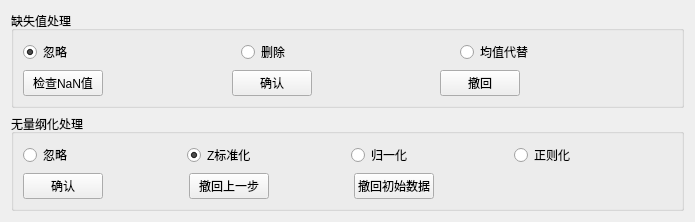
      <widget class="QWidget" name="tab_2">
       <attribute name="title">
        <string>特征预处理</string>
       </attribute>
       <layout class="QGridLayout" name="gridLayout">
        <item row="0" column="0">
         <widget class="QGroupBox" name="groupBox_2">
          <property name="title">
           <string>缺失值处理</string>
          </property>
          <layout class="QGridLayout" name="gridLayout_5">
           <item row="0" column="0" colspan="6">
            <layout class="QHBoxLayout" name="horizontalLayout_3">
             <item>
              <widget class="QRadioButton" name="radioButton_ignorenan">
               <property name="text">
                <string>忽略</string>
               </property>
               <property name="checked">
                <bool>true</bool>
               </property>
              </widget>
             </item>
             <item>
              <widget class="QRadioButton" name="radioButton_delnan">
               <property name="toolTip">
                <string>&lt;html&gt;&lt;head/&gt;&lt;body&gt;&lt;p&gt;删除含缺失值的样本&lt;/p&gt;&lt;/body&gt;&lt;/html&gt;</string>
               </property>
               <property name="text">
                <string>删除</string>
               </property>
               <property name="checked">
                <bool>false</bool>
               </property>
              </widget>
             </item>
             <item>
              <widget class="QRadioButton" name="radioButton_fillnan">
               <property name="toolTip">
                <string>&lt;html&gt;&lt;head/&gt;&lt;body&gt;&lt;p&gt;使用对应特征均值来填充缺失值&lt;/p&gt;&lt;/body&gt;&lt;/html&gt;</string>
               </property>
               <property name="text">
                <string>均值代替</string>
               </property>
              </widget>
             </item>
            </layout>
           </item>
           <item row="1" column="0">
            <widget class="QPushButton" name="checkNaNButton">
             <property name="toolTip">
              <string>&lt;html&gt;&lt;head/&gt;&lt;body&gt;&lt;p&gt;统计含有缺失值的样本数，并给出建议操作&lt;/p&gt;&lt;/body&gt;&lt;/html&gt;</string>
             </property>
             <property name="text">
              <string>检查NaN值</string>
             </property>
            </widget>
           </item>
           <item row="1" column="4">
            <widget class="QPushButton" name="repealButton_nan">
             <property name="toolTip">
              <string>&lt;html&gt;&lt;head/&gt;&lt;body&gt;&lt;p&gt;&lt;span style=&quot; font-size:8pt;&quot;&gt;撤回该操作&lt;/span&gt;&lt;/p&gt;&lt;/body&gt;&lt;/html&gt;</string>
             </property>
             <property name="text">
              <string>撤回</string>
             </property>
            </widget>
           </item>
           <item row="1" column="5">
            <spacer name="horizontalSpacer_12">
             <property name="orientation">
              <enum>Qt::Horizontal</enum>
             </property>
             <property name="sizeHint" stdset="0">
              <size>
               <width>146</width>
               <height>20</height>
              </size>
             </property>
            </spacer>
           </item>
           <item row="1" column="2">
            <widget class="QPushButton" name="okButton_nan">
             <property name="toolTip">
              <string>&lt;html&gt;&lt;head/&gt;&lt;body&gt;&lt;p&gt;&lt;span style=&quot; font-size:8pt;&quot;&gt;执行该操作&lt;/span&gt;&lt;/p&gt;&lt;/body&gt;&lt;/html&gt;</string>
             </property>
             <property name="text">
              <string>确认</string>
             </property>
            </widget>
           </item>
           <item row="1" column="1">
            <spacer name="horizontalSpacer_16">
             <property name="orientation">
              <enum>Qt::Horizontal</enum>
             </property>
             <property name="sizeHint" stdset="0">
              <size>
               <width>40</width>
               <height>20</height>
              </size>
             </property>
            </spacer>
           </item>
           <item row="1" column="3">
            <spacer name="horizontalSpacer_17">
             <property name="orientation">
              <enum>Qt::Horizontal</enum>
             </property>
             <property name="sizeHint" stdset="0">
              <size>
               <width>40</width>
               <height>20</height>
              </size>
             </property>
            </spacer>
           </item>
          </layout>
         </widget>
        </item>
        <item row="1" column="0">
         <widget class="QGroupBox" name="groupBox_3">
          <property name="title">
           <string>无量纲化处理</string>
          </property>
          <layout class="QGridLayout" name="gridLayout_4">
           <item row="3" column="5">
            <spacer name="horizontalSpacer_8">
             <property name="orientation">
              <enum>Qt::Horizontal</enum>
             </property>
             <property name="sizeHint" stdset="0">
              <size>
               <width>232</width>
               <height>20</height>
              </size>
             </property>
            </spacer>
           </item>
           <item row="3" column="4">
            <widget class="QPushButton" name="initButton_nondim">
             <property name="text">
              <string>撤回初始数据</string>
             </property>
            </widget>
           </item>
           <item row="3" column="0">
            <widget class="QPushButton" name="okButton_nondim">
             <property name="toolTip">
              <string>&lt;html&gt;&lt;head/&gt;&lt;body&gt;&lt;p&gt;&lt;span style=&quot; font-size:8pt;&quot;&gt;执行该操作&lt;/span&gt;&lt;/p&gt;&lt;/body&gt;&lt;/html&gt;</string>
             </property>
             <property name="text">
              <string>确认</string>
             </property>
            </widget>
           </item>
           <item row="3" column="2">
            <widget class="QPushButton" name="repealButton_nondim">
             <property name="toolTip">
              <string>&lt;html&gt;&lt;head/&gt;&lt;body&gt;&lt;p&gt;撤回该操作&lt;/p&gt;&lt;/body&gt;&lt;/html&gt;</string>
             </property>
             <property name="text">
              <string>撤回上一步</string>
             </property>
            </widget>
           </item>
           <item row="3" column="1">
            <spacer name="horizontalSpacer_18">
             <property name="orientation">
              <enum>Qt::Horizontal</enum>
             </property>
             <property name="sizeHint" stdset="0">
              <size>
               <width>74</width>
               <height>20</height>
              </size>
             </property>
            </spacer>
           </item>
           <item row="3" column="3">
            <spacer name="horizontalSpacer_19">
             <property name="orientation">
              <enum>Qt::Horizontal</enum>
             </property>
             <property name="sizeHint" stdset="0">
              <size>
               <width>73</width>
               <height>20</height>
              </size>
             </property>
            </spacer>
           </item>
           <item row="0" column="0" colspan="6">
            <layout class="QHBoxLayout" name="horizontalLayout_4">
             <item>
              <widget class="QRadioButton" name="radioButton_ignorenondim">
               <property name="text">
                <string>忽略</string>
               </property>
              </widget>
             </item>
             <item>
              <widget class="QRadioButton" name="radioButton_zstandard">
               <property name="toolTip">
                <string>&lt;html&gt;&lt;head/&gt;&lt;body&gt;&lt;p&gt;&lt;span style=&quot; font-family:'-apple-system,BlinkMacSystemFont,Helvetica Neue,PingFang SC,Microsoft YaHei,Source Han Sans SC,Noto Sans CJK SC,WenQuanYi Micro Hei,sans-serif'; font-size:8pt; color:#1a1a1a; background-color:#ffffff;&quot;&gt;基于特征值的均值（mean）和标准差（standard deviation）进行数据的标准化&lt;/span&gt;&lt;/p&gt;&lt;p&gt;&lt;span style=&quot; font-family:'-apple-system,BlinkMacSystemFont,Helvetica Neue,PingFang SC,Microsoft YaHei,Source Han Sans SC,Noto Sans CJK SC,WenQuanYi Micro Hei,sans-serif'; font-size:8pt; color:#1a1a1a; background-color:#ffffff;&quot;&gt;目的：1.对于方差非常小的属性可以增强其稳定性；2.维持稀疏矩阵中为0的条目。&lt;/span&gt;&lt;/p&gt;&lt;/body&gt;&lt;/html&gt;</string>
               </property>
               <property name="text">
                <string>Z标准化</string>
               </property>
               <property name="checked">
                <bool>true</bool>
               </property>
              </widget>
             </item>
             <item>
              <widget class="QRadioButton" name="radioButton_01standard">
               <property name="toolTip">
                <string>&lt;html&gt;&lt;head/&gt;&lt;body&gt;&lt;p&gt;&lt;span style=&quot; font-family:'-apple-system,BlinkMacSystemFont,Helvetica Neue,PingFang SC,Microsoft YaHei,Source Han Sans SC,Noto Sans CJK SC,WenQuanYi Micro Hei,sans-serif'; font-size:8pt; color:#1a1a1a; background-color:#ffffff;&quot;&gt;对原始数据进行线性变换，将特征值映射成区间为［0，1］的标准值中&lt;/span&gt;&lt;/p&gt;&lt;/body&gt;&lt;/html&gt;</string>
               </property>
               <property name="text">
                <string>归一化</string>
               </property>
              </widget>
             </item>
             <item>
              <widget class="QRadioButton" name="radioButton_normalizer">
               <property name="toolTip">
                <string>&lt;html&gt;&lt;head/&gt;&lt;body&gt;&lt;p&gt;&lt;span style=&quot; font-family:'-apple-system,BlinkMacSystemFont,Helvetica Neue,PingFang SC,Microsoft YaHei,Source Han Sans SC,Noto Sans CJK SC,WenQuanYi Micro Hei,sans-serif'; font-size:8pt; color:#1a1a1a; background-color:#ffffff;&quot;&gt;将每个样本缩放到单位范数（每个样本的范数为1）&lt;/span&gt;&lt;/p&gt;&lt;p&gt;&lt;span style=&quot; font-family:'-apple-system,BlinkMacSystemFont,Helvetica Neue,PingFang SC,Microsoft YaHei,Source Han Sans SC,Noto Sans CJK SC,WenQuanYi Micro Hei,sans-serif'; font-size:8pt; color:#1a1a1a; background-color:#ffffff;&quot;&gt;该方法主要应用于文本分类和聚类中。&lt;/span&gt;&lt;/p&gt;&lt;/body&gt;&lt;/html&gt;</string>
               </property>
               <property name="text">
                <string>正则化</string>
               </property>
              </widget>
             </item>
            </layout>
           </item>
          </layout>
         </widget>
        </item>
       </layout>
      </widget>
